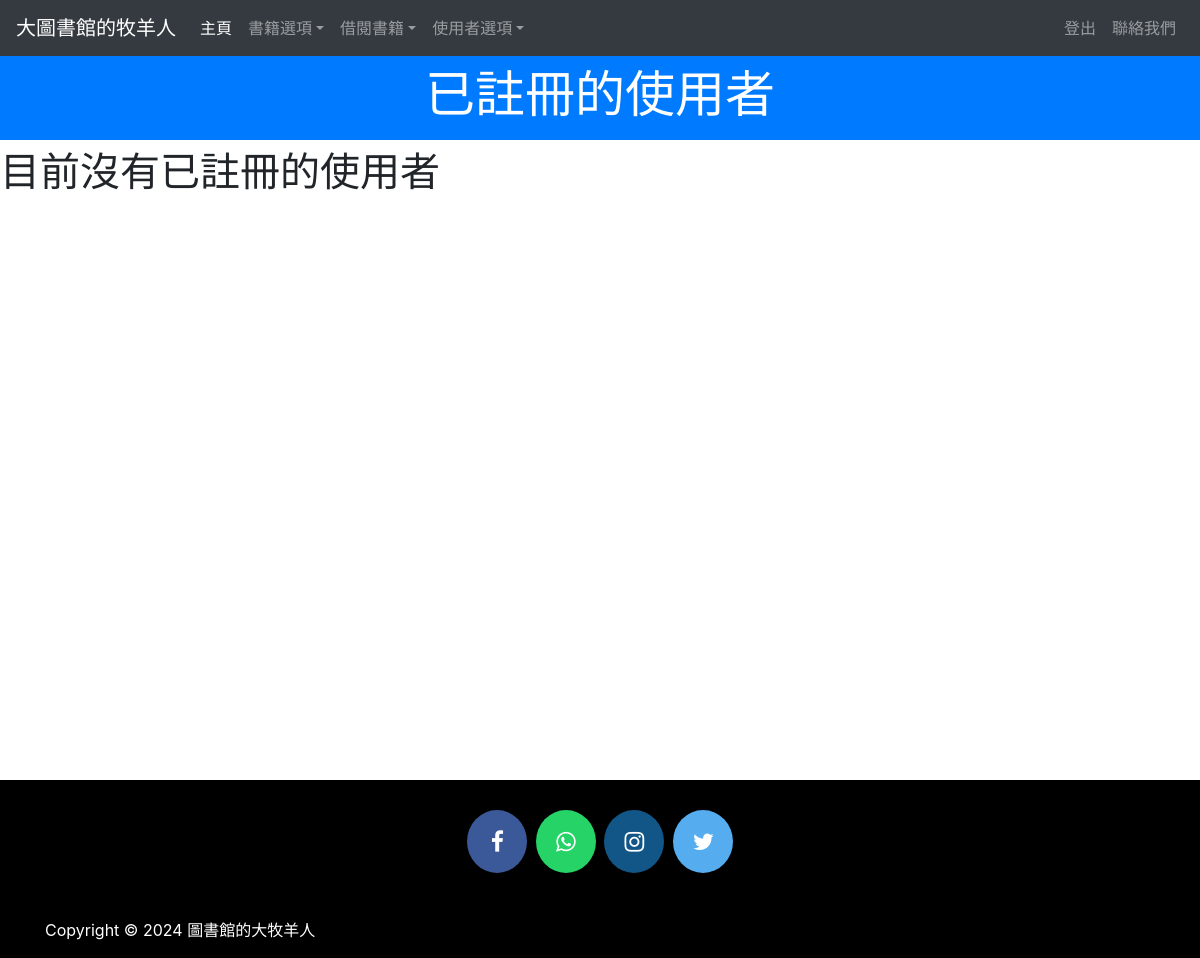
The app's page /viewstudent (signed in), older data.
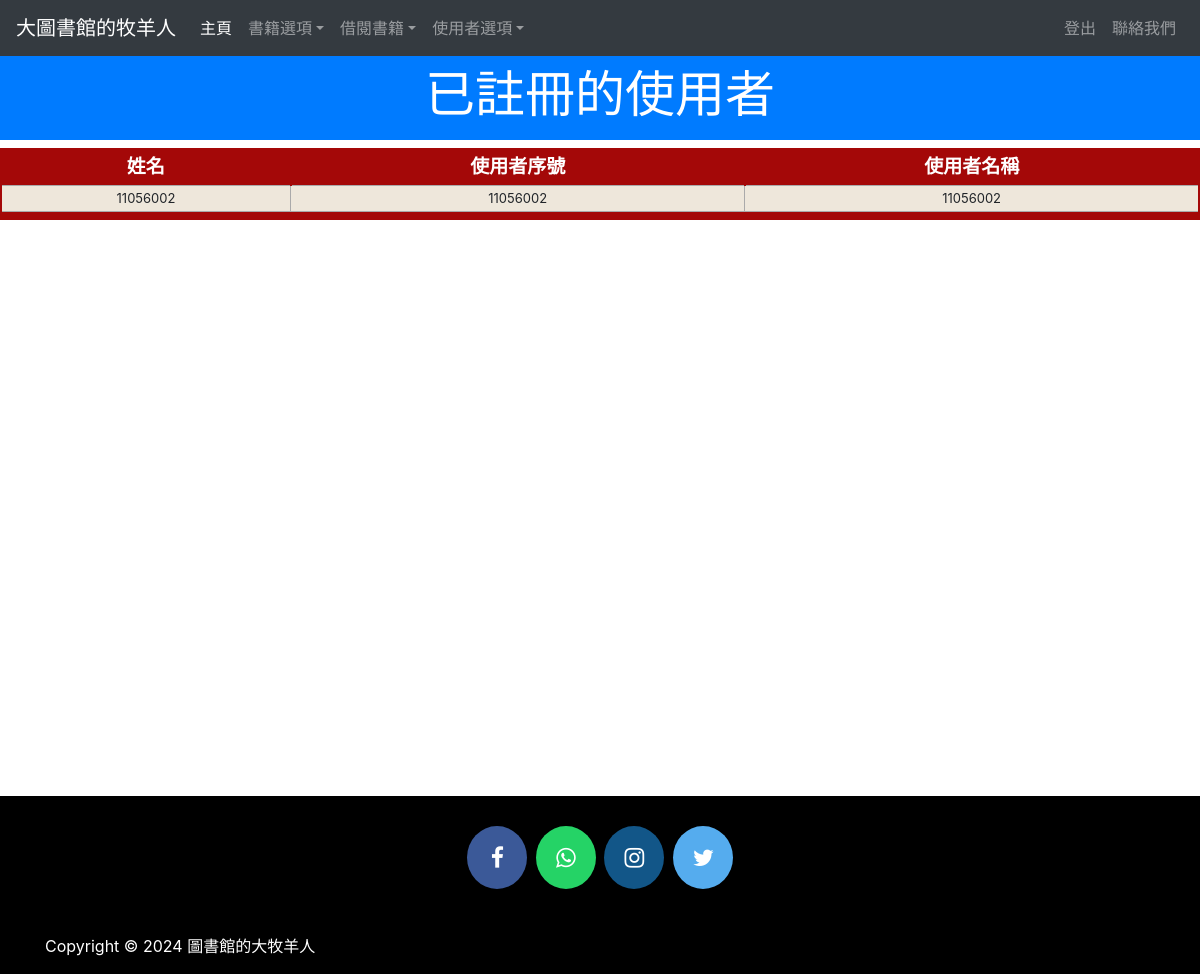
The same page, newer data.
### library/models.py (models this page shows, shortened)
class StudentExtra(models.Model):
    user=models.OneToOneField(User,on_delete=models.CASCADE)
    enrollment = models.CharField(max_length=40)
    branch = models.CharField(max_length=40)
    @property
    def get_name(self):
        return self.user.first_name

### library/views.py (the view)
# urls.py: path('viewstudent', views.viewstudent_view),
@login_required(login_url='adminlogin')
@user_passes_test(is_admin)
def viewstudent_view(request):
    students=models.StudentExtra.objects.all()
    return render(request,'library/viewstudent.html',{'students':students})

### library/views.py (called while the page is built)
def is_admin(user):
    if user.is_superuser or user.is_staff:
        return True
    else:
        return False

### library/templates/library/viewstudent.html (shortened to what this page needs)
<!DOCTYPE html>
<html lang="en" dir="ltr">
  <head>
  </head>
  <body>
    {% include "library/navbaradmin.html" %}
    <br>
    <br>
    <h3 class="p-3 mb-2 bg-primary text-white" style = 'font-size: 50px;text-align:center;'>已註冊的使用者</h3>
    {% if students%}
<table class="redTable">
<thead>
<tr>
<th>姓名</th>
<th>使用者序號</th>
<th>使用者名稱</th>
</tr>
</thead>
<tfoot>
<tr>
<td colspan="3">
</td>
</tr>
</tfoot>
<tbody>
  {% for s in students %}
    <tr>
      <td>{{s.get_name}}</td>
      <td>{{s.enrollment}}</td>
      <td>{{s.branch}}</td>
    </tr>
  {% endfor %}
</tbody>
</table>
{%else%}
<h1> 目前沒有已註冊的使用者</h1>
{%endif%}
<br><br><br><br><br><br><br><br><br>
<br><br><br><br><br><br><br><br><br>
<br><br><br><br><br><br>
  {% include "library/footer.html" %}
  </body>
</html>

Row changes from the older to the newer data that the page shows:
added StudentExtra: get_name "11056002", enrollment "11056002", branch "11056002"
Text that changed along with them:
text no longer shown: "目前沒有已註冊的使用者"
text now shown: "姓名 使用者序號 使用者名稱"
